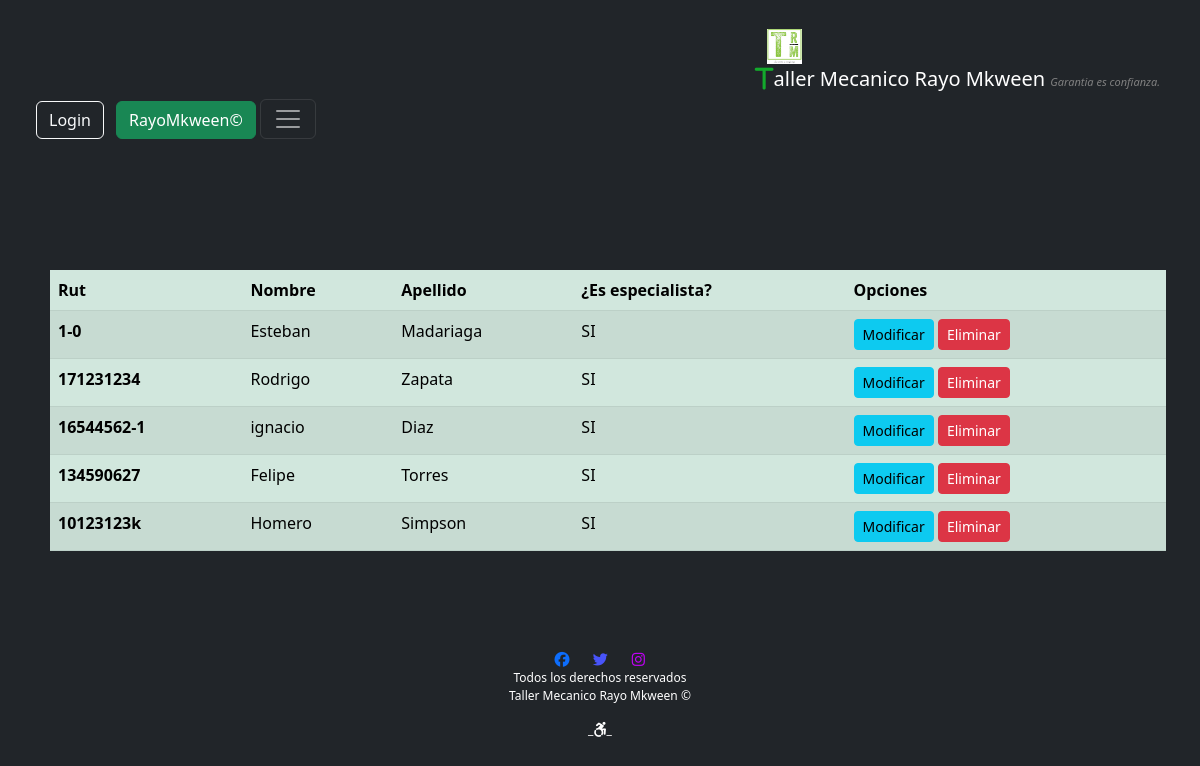
Screenshot of /Mantenedor/mecanico/listar with the database file from the repository.
### appweb/models.py (models this page shows, shortened)
class Mecanico(models.Model):
    rut = models.CharField(max_length=70, default='1-0')
    nombre = models.CharField(max_length=70)
    edad = models.IntegerField(default=0)
    apellido = models.CharField(max_length=80)
    email = models.EmailField(default='example@example.com')
    especialista = models.CharField(max_length=100, default='Sin especialidad')
    fecha_nacimiento = models.DateField()
    foto = models.ImageField(upload_to="Mecanico", null=True)
    descripcion = models.CharField(max_length=80, default='0')

### appweb/views.py (the view)
# urls.py: path('Mantenedor/mecanico/listar', listar_mecanico, name="listar_mecanico"),
def listar_mecanico(request):
    mecanicos = Mecanico.objects.all()
    data = {
        'mecanicos': mecanicos
    }
    return render(request, "Mantenedor/mecanico/listar.html", data)

### appweb/templates/Mantenedor/mecanico/listar.html (shortened to what this page needs)
{% extends 'base.html' %}
{% load static %}
{% block contenido %}
{% load crispy_forms_tags %}
<main>
  <div class="container mt 5">
    <br>
    <br>
<table class="table table-success table-striped"  style="margin-top: 150px; margin-left:8px; margin-right:80px; margin-bottom: 65px;">
  <thead>
    <h1>Modificar/Eliminar Mecanicos</h1>
      <tr>
        <th scope="col">Rut</th>
        <th scope="col">Nombre</th>
        <th scope="col">Apellido</th>
        <th scope="col">¿Es especialista?</th>
        <th scope="col">Opciones</th>
      </tr>
    </thead>
    <tbody>
        {% for p in mecanicos %}
      <tr>
        <th scope="row">{{p.rut}}</th>
        <td>{{p.nombre}}</td>
        <td>{{p.apellido}}</td>
        <td>
            {% if p.especialista  %}
                SI
            {% else %}
                NO
            {% endif %}
        </td>
        <td>
        <a href="{% url 'modificar_mecanico' p.rut %}" class="btn btn-info btn-sm">Modificar</a>
        <a href="#" onclick="eliminarMecanico('{{p.rut}}')" class="btn btn-danger btn-sm">Eliminar</a>
      </td>
      </tr>
         {% endfor %}
    </tbody>
  </table>
</div>
</main>
{% endblock %}

### appweb/templates/base.html (shortened to what this page needs)
{% load static %}
<!DOCTYPE html>
<html lang="en">
<head>
    <link href="https://cdn.jsdelivr.net/npm/bootstrap@5.3.0-alpha2/dist/css/bootstrap.min.css" rel="stylesheet">
    <link rel='stylesheet' href="{% static '/style.css' %}">
    <link rel="stylesheet" href="https://cdn.jsdelivr.net/npm/@fortawesome/fontawesome-free@6.2.1/css/fontawesome.min.css">
</head>
<body class="p-3 mb-2 bg-dark text-white">
  <header>
    <div class="container">
      <div class="row">
       <nav class="navbar fixed-top navbar bg-dark p-4" data-bs-theme="dark" >
         <a class="navbar-brand" href="#" aria-label="Menu de navegación"> <div class="container"><div class="col-4"><img id="logoNavBar" src="{% static 'images/logo1.png' %}"/></div></div><i class="fa-solid fa-t fa-spin fa-lg" style="color: #13aa2c;"></i>aller Mecanico Rayo Mkween <em>Garantia es confianza.</em> </a>
         <div class="container" id="botonesNav"> <div class="col-4">
          {% if user.is_authenticated %}
          <a href="{% url 'logout' %}" class="btn btn-outline-light me-2">
              Cerrar Sesion <i class="fa-solid fa-power-off fa-beat-fade fa-XL" style="color: #dd0303;"></i>
            </a>
          <button  type="button" class="btn btn-success">Bienvenido {{user.username}}! <i class="fa-solid fa-user-astronaut fa-bounce fa-2xl" style="color: #000000;"></i></button>
          {% else %}
          <a href="{% url 'login' %}" class="btn btn-outline-light me-2">
            Login
          </a>
          <button  type="button" class="btn btn-success">RayoMkween© <br>{{user.username}}</button>
          {% endif %}
          <button class="navbar-toggler" type="button" data-bs-toggle="collapse"
          data-bs-target="#navbarSupportedContent" aria-controls="navbarSupportedContent" aria-expanded="false"
          aria-label="Botón de Menu.">
          <span class="navbar-toggler-icon"></span>
          </button>
        </div>
          </div>
       </nav>
      </div>
     </div>
 </header>
 {% block contenido %}{% endblock %}
<footer>
  <div class="container" id="socials">
    <div class="row">
        <div class="col-4"><a href="http://www.facebook.com" aria-label="Enlace a red social Faceook"></a></div>
        <div class="col-4"><a href="http://wwww.twitter.com" aria-label="Enlace a red social Twitter"></a></div>
        <div class="col-4"><a href="http://www.istagram.com" aria-label="Enlcae a red social Instagram"></a></div>
    </div>
  </div>
  <div class="container-fluid" >
    <div class="row" >
      <p>Todos los derechos reservados <br>Taller Mecanico Rayo Mkween ©</p>
      <p aria-label="Sitio Web Accesible para usuarios que utilicen Aria.">__</p>
    </div>
  </div>
</footer>
</body>
</html>

### appweb/static/style.css (style rules this page uses)
footer { text-align: center; height:100px; font-size: 12px; margin-top: 100px; }
em { font-size: 11px; color: grey; }
#logoNavBar { width: 35px; height: 35px; }
#botonesNav { display: inline; }
#botonesNav { margin-right: 250px; }
#socials { display: flex; justify-content: center; align-items: start; }

### rows the page displays
Mecanico: rut "1-0", nombre "Esteban", apellido "Madariaga", especialista "SI"
Mecanico: rut "171231234", nombre "Rodrigo", apellido "Zapata", shows "SI"
Mecanico: rut "16544562-1", nombre "ignacio", apellido "Diaz", especialista "SI"
Mecanico: rut "134590627", nombre "Felipe", apellido "Torres", shows "SI"
Mecanico: rut "10123123k", nombre "Homero", apellido "Simpson", shows "SI"
